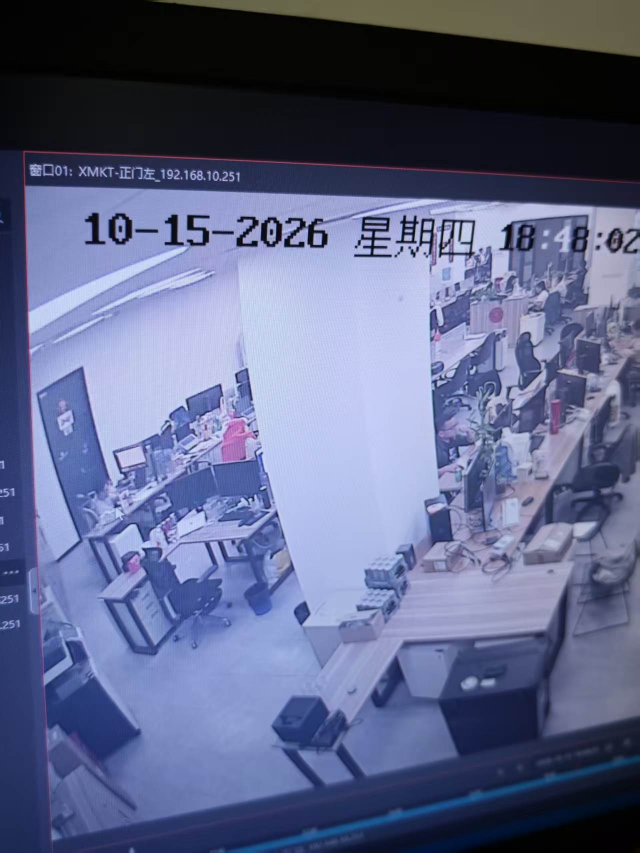
#> input picture desktop/sample-data/photos/微信图片_20261106183554_617_308.jpg, 1279 x 1706 px (shown at 1/2 size); its folder holds only this picture in this run
$ python -i dedup.py   (imports and definitions only)
#> lines starting #> are read from the running program, lines starting #| are printed output that depends on the picture
"""库内去重：L0 字节、L1 dHash、连拍。

只读原图，不删不改任何文件；结果写进 asset_hash / dup_groups / dup_members。
导入期的「同字节内容」去重仍在 ingest.asset_id(content_hash=True)，这里不重写那套。

三层判定（docs/AI-ROADMAP.md §1）：
- L0：按 size 分桶，只对同 size 的文件算 sha256，抓完全相同的拷贝
- L1：dHash 64bit（9x8 灰度）+ 汉明距离 <= 6，抓缩放/重编码/轻微裁剪
  64bit 太粗，低对比度画面（雾、雪、纯色渐变）会出现「结构不同但哈希相同」，
  所以再用 256bit dHash（17x16）复核 <= 24 才合并。实测缩放/重编码是 0-1，
  1-2% 裁剪是 16-21，落在阈值内；结构不同的撞车对在 28 以上。
- 连拍：同一天 + taken_at 相差 <= 3s + 同分辨率

保留策略：分辨率最大 -> 拉普拉斯方差最高 -> taken_at 最早。
"""
from __future__ import annotations

import hashlib
import json
from collections import defaultdict
from datetime import datetime, timezone
from pathlib import Path

from . import config, paths, db

DHASH_WIDTH = 9
DHASH_HEIGHT = 8
DHASH_BITS = 64
HAMMING_MAX = 6
DHASH2_SIZE = (17, 16)
DHASH2_MAX = 24
BURST_GAP_SECONDS = 3
SIG_SIDE = 8          # 8x8 灰度签名，用来复核 dHash 的候选
SIG_MAX_DIFF = 14     # 同图（缩放/重编码）的签名平均差
BURST_SIG_MAX = 26    # 连拍相邻帧的签名平均差
SHARP_SIDE = 256
BATCH_SIZE = 200

# 近乎纯色的图（白墙、纯色底截图）dHash 全 0 或全 1，彼此汉明距离天然为 0。
# 这类图只按字节判重，否则两张不同的白底截图会被合并。
DEGENERATE_MIN_BITS = 4
DEGENERATE_MAX_BITS = DHASH_BITS - 4

_HEIF_READY = False


def _now_iso() -> str:
    return datetime.now(timezone.utc).astimezone().isoformat(timespec="seconds")


def _ensure_heif() -> None:
    global _HEIF_READY
    if _HEIF_READY:
        return
    try:
        import pillow_heif

        pillow_heif.register_heif_opener()
#> (this line was passed over: pillow_heif is not available in this run)
    except Exception:
        pass
    _HEIF_READY = True


# ---------------------------------------------------------------- 单张计算


# [6 lines left out: function file_sha256, not called in this run]


def asset_path(raw: str) -> Path:
    """assets.path 可能是相对路径，也可能因为库搬家而失效——交给 paths.resolve 兜底。"""
    return paths.resolve(raw)


def dhash_from_gray(gray) -> int:
    """灰度图 -> 每行相邻像素比大小的位串。"""
    width, height = gray.size
    pixels = gray.tobytes()
    bits = 0
    for row in range(height):
        offset = row * width
        for col in range(width - 1):
            bits = (bits << 1) | (1 if pixels[offset + col] > pixels[offset + col + 1] else 0)
    return bits


def dhash_hex(value: int) -> str:
    return f"{value:016x}"


# [4 lines left out: function hamming, not called in this run]


def is_degenerate(value: int) -> bool:
    bits = value.bit_count()
    return bits < DEGENERATE_MIN_BITS or bits > DEGENERATE_MAX_BITS


def scan_image(path: Path) -> dict:
    """解码一张图，返回 w/h/dhash/dhash2/sharp。只读。"""
    _ensure_heif()
    from PIL import Image, ImageFilter, ImageStat

    with Image.open(path) as image:
#> image is the input picture: PIL image 1279x1706 RGB; mean R, G, B 94.1, 101.6, 136.9
        width, height = image.size
#> width = 1279; height = 1706
        # JPEG 走 draft 快速解码：1600px 原图只需要 ~400px 的像素，省掉大部分 IDCT。
        image.draft("L", (SHARP_SIDE, SHARP_SIDE))
        gray = image.convert("L")
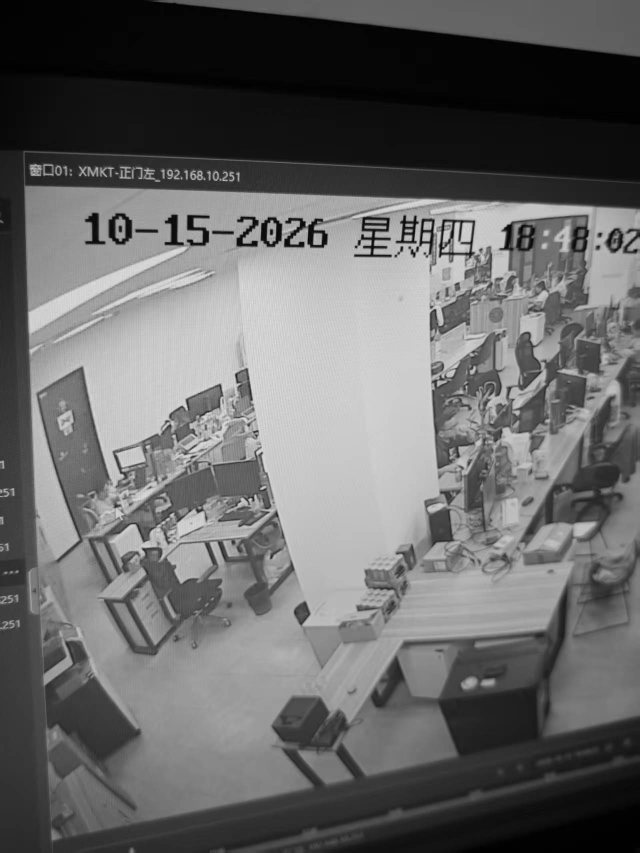
#> gray: PIL image 1279x1706 L (shown at 1/2 size); min 0, max 242, mean 103.4
        thumb = gray.copy()
        thumb.thumbnail((SHARP_SIDE, SHARP_SIDE), Image.Resampling.BOX)
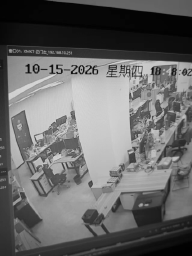
#> thumb: PIL image 192x256 L; min 1, max 215, mean 103.7
        bits = dhash_from_gray(thumb.resize((DHASH_WIDTH, DHASH_HEIGHT), Image.Resampling.BOX))
#> after the loop in dhash_from_gray, `for row in range(height):`: bits = 17748348057099839
#> bits = 17748348057099839
        bits2 = dhash_from_gray(thumb.resize(DHASH2_SIZE, Image.Resampling.BOX))
#> bits2 = 211854617366952584228486349988722187157338639149630735281624824913280767
        # 拉普拉斯方差：offset 不改变方差，取滤波后图像的方差即可，不需要 numpy。
        edges = thumb.filter(
            ImageFilter.Kernel((3, 3), (0, 1, 0, 1, -4, 1, 0, 1, 0), scale=1, offset=128)
        )
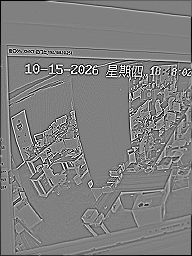
#> edges: PIL image 192x256 L; min 0, max 255, mean 126.4
        sharp = ImageStat.Stat(edges).var[0]
#> sharp = 1265
        sig = thumb.resize((SIG_SIDE, SIG_SIDE), Image.Resampling.BOX).tobytes()
    return {
        "w": width,
        "h": height,
        "dhash": dhash_hex(bits),
        "dhash2": f"{bits2:064x}",
        "sharp": round(float(sharp), 3),
        "sig": sig,
    }


# ---------------------------------------------------------------- 增量计算


# [183 lines left out: functions sig_diff, sig_close, _ensure_columns, _multi_size_buckets, _pending, backfill_sha256 and 2 more, not called in this run]


# ---------------------------------------------------------------- 分组


class _Union:
    """并查集：根固定取字典序最小的 asset id，保证同一份数据每次分组结果一致。"""

    def __init__(self) -> None:
        self.parent: dict[str, str] = {}
        self.reasons: dict[str, set[str]] = {}

    # [404 lines left out: functions add, find, union, _one_bit_variants, _build_index, _candidates and 7 more, not called in this run]

>>> result = scan_image('../desktop/sample-data/photos/微信图片_20261106183554_617_308.jpg')
#> result = 6 items
